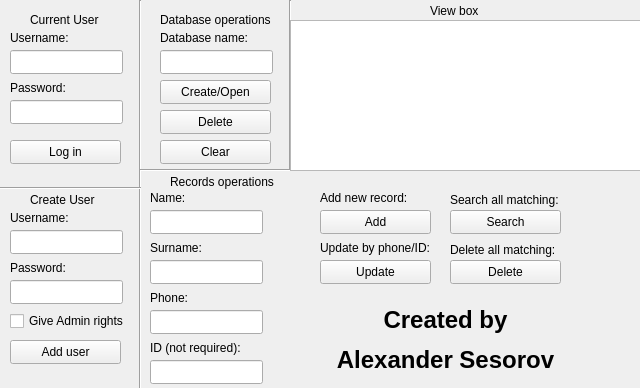
<?xml version="1.0" encoding="UTF-8"?>
<ui version="4.0">
 <class>PostgresGUIClass</class>
 <widget class="QMainWindow" name="PostgresGUIClass">
  <property name="geometry">
   <rect>
    <x>0</x>
    <y>0</y>
    <width>640</width>
    <height>388</height>
   </rect>
  </property>
  <property name="windowTitle">
   <string>PostgresGUI</string>
  </property>
  <widget class="QWidget" name="centralWidget">
   <widget class="QLineEdit" name="usernameLineEdit">
    <property name="geometry">
     <rect>
      <x>10</x>
      <y>50</y>
      <width>113</width>
      <height>24</height>
     </rect>
    </property>
   </widget>
   <widget class="Line" name="line">
    <property name="geometry">
     <rect>
      <x>130</x>
      <y>0</y>
      <width>21</width>
      <height>481</height>
     </rect>
    </property>
    <property name="orientation">
     <enum>Qt::Vertical</enum>
    </property>
   </widget>
   <widget class="QLabel" name="label">
    <property name="geometry">
     <rect>
      <x>10</x>
      <y>30</y>
      <width>111</width>
      <height>16</height>
     </rect>
    </property>
    <property name="text">
     <string>Username:</string>
    </property>
   </widget>
   <widget class="QLineEdit" name="passwordLineEdit">
    <property name="geometry">
     <rect>
      <x>10</x>
      <y>100</y>
      <width>113</width>
      <height>24</height>
     </rect>
    </property>
    <property name="text">
     <string/>
    </property>
   </widget>
   <widget class="QLabel" name="label_2">
    <property name="geometry">
     <rect>
      <x>10</x>
      <y>80</y>
      <width>111</width>
      <height>16</height>
     </rect>
    </property>
    <property name="text">
     <string>Password:</string>
    </property>
   </widget>
   <widget class="QPushButton" name="loginButton">
    <property name="geometry">
     <rect>
      <x>10</x>
      <y>140</y>
      <width>111</width>
      <height>24</height>
     </rect>
    </property>
    <property name="text">
     <string>Log in</string>
    </property>
   </widget>
   <widget class="Line" name="line_2">
    <property name="geometry">
     <rect>
      <x>0</x>
      <y>180</y>
      <width>141</width>
      <height>16</height>
     </rect>
    </property>
    <property name="orientation">
     <enum>Qt::Horizontal</enum>
    </property>
   </widget>
   <widget class="QLabel" name="label_3">
    <property name="geometry">
     <rect>
      <x>30</x>
      <y>10</y>
      <width>71</width>
      <height>20</height>
     </rect>
    </property>
    <property name="text">
     <string>Current User</string>
    </property>
   </widget>
   <widget class="QLabel" name="label_4">
    <property name="geometry">
     <rect>
      <x>10</x>
      <y>260</y>
      <width>111</width>
      <height>16</height>
     </rect>
    </property>
    <property name="text">
     <string>Password:</string>
    </property>
   </widget>
   <widget class="QLineEdit" name="newUsernameLineEdit">
    <property name="geometry">
     <rect>
      <x>10</x>
      <y>230</y>
      <width>113</width>
      <height>24</height>
     </rect>
    </property>
   </widget>
   <widget class="QLineEdit" name="newPasswordLineEdit">
    <property name="geometry">
     <rect>
      <x>10</x>
      <y>280</y>
      <width>113</width>
      <height>24</height>
     </rect>
    </property>
    <property name="text">
     <string/>
    </property>
   </widget>
   <widget class="QPushButton" name="addUserButton">
    <property name="geometry">
     <rect>
      <x>10</x>
      <y>340</y>
      <width>111</width>
      <height>24</height>
     </rect>
    </property>
    <property name="text">
     <string>Add user</string>
    </property>
   </widget>
   <widget class="QLabel" name="label_5">
    <property name="geometry">
     <rect>
      <x>10</x>
      <y>210</y>
      <width>111</width>
      <height>16</height>
     </rect>
    </property>
    <property name="text">
     <string>Username:</string>
    </property>
   </widget>
   <widget class="QLabel" name="label_6">
    <property name="geometry">
     <rect>
      <x>30</x>
      <y>190</y>
      <width>71</width>
      <height>20</height>
     </rect>
    </property>
    <property name="text">
     <string>Create User</string>
    </property>
   </widget>
   <widget class="QCheckBox" name="isAdminCheckBox">
    <property name="geometry">
     <rect>
      <x>10</x>
      <y>310</y>
      <width>121</width>
      <height>22</height>
     </rect>
    </property>
    <property name="text">
     <string>Give Admin rights</string>
    </property>
   </widget>
   <widget class="QLineEdit" name="databaseNameLineEdit">
    <property name="geometry">
     <rect>
      <x>160</x>
      <y>50</y>
      <width>113</width>
      <height>24</height>
     </rect>
    </property>
    <property name="text">
     <string/>
    </property>
   </widget>
   <widget class="QLabel" name="label_7">
    <property name="geometry">
     <rect>
      <x>160</x>
      <y>30</y>
      <width>111</width>
      <height>16</height>
     </rect>
    </property>
    <property name="text">
     <string>Database name:</string>
    </property>
   </widget>
   <widget class="QLabel" name="label_8">
    <property name="geometry">
     <rect>
      <x>160</x>
      <y>9</y>
      <width>111</width>
      <height>21</height>
     </rect>
    </property>
    <property name="text">
     <string>Database operations</string>
    </property>
   </widget>
   <widget class="QPushButton" name="createDatabaseButton">
    <property name="geometry">
     <rect>
      <x>160</x>
      <y>80</y>
      <width>111</width>
      <height>24</height>
     </rect>
    </property>
    <property name="text">
     <string>Create/Open</string>
    </property>
   </widget>
   <widget class="QPushButton" name="deleteDatabaseButton">
    <property name="geometry">
     <rect>
      <x>160</x>
      <y>110</y>
      <width>111</width>
      <height>24</height>
     </rect>
    </property>
    <property name="text">
     <string>Delete</string>
    </property>
   </widget>
   <widget class="QPushButton" name="clearDatabaseButton">
    <property name="geometry">
     <rect>
      <x>160</x>
      <y>140</y>
      <width>111</width>
      <height>24</height>
     </rect>
    </property>
    <property name="text">
     <string>Clear</string>
    </property>
   </widget>
   <widget class="Line" name="line_3">
    <property name="geometry">
     <rect>
      <x>280</x>
      <y>0</y>
      <width>21</width>
      <height>171</height>
     </rect>
    </property>
    <property name="orientation">
     <enum>Qt::Vertical</enum>
    </property>
   </widget>
   <widget class="QLabel" name="label_9">
    <property name="geometry">
     <rect>
      <x>170</x>
      <y>166</y>
      <width>131</width>
      <height>31</height>
     </rect>
    </property>
    <property name="text">
     <string>Records operations</string>
    </property>
   </widget>
   <widget class="Line" name="line_4">
    <property name="geometry">
     <rect>
      <x>140</x>
      <y>160</y>
      <width>501</width>
      <height>21</height>
     </rect>
    </property>
    <property name="orientation">
     <enum>Qt::Horizontal</enum>
    </property>
   </widget>
   <widget class="QLineEdit" name="nameLineEdit">
    <property name="geometry">
     <rect>
      <x>150</x>
      <y>210</y>
      <width>113</width>
      <height>24</height>
     </rect>
    </property>
    <property name="text">
     <string/>
    </property>
   </widget>
   <widget class="QLabel" name="label_11">
    <property name="geometry">
     <rect>
      <x>150</x>
      <y>190</y>
      <width>111</width>
      <height>16</height>
     </rect>
    </property>
    <property name="text">
     <string>Name:</string>
    </property>
   </widget>
   <widget class="QLineEdit" name="phoneLineEdit">
    <property name="geometry">
     <rect>
      <x>150</x>
      <y>310</y>
      <width>113</width>
      <height>24</height>
     </rect>
    </property>
    <property name="text">
     <string/>
    </property>
   </widget>
   <widget class="QLabel" name="label_12">
    <property name="geometry">
     <rect>
      <x>150</x>
      <y>290</y>
      <width>111</width>
      <height>16</height>
     </rect>
    </property>
    <property name="text">
     <string>Phone:</string>
    </property>
   </widget>
   <widget class="QPushButton" name="addRecordButton">
    <property name="geometry">
     <rect>
      <x>320</x>
      <y>210</y>
      <width>111</width>
      <height>24</height>
     </rect>
    </property>
    <property name="text">
     <string>Add</string>
    </property>
   </widget>
   <widget class="QLineEdit" name="idLineEdit">
    <property name="geometry">
     <rect>
      <x>150</x>
      <y>360</y>
      <width>113</width>
      <height>24</height>
     </rect>
    </property>
    <property name="text">
     <string/>
    </property>
   </widget>
   <widget class="QLabel" name="label_13">
    <property name="geometry">
     <rect>
      <x>150</x>
      <y>340</y>
      <width>111</width>
      <height>16</height>
     </rect>
    </property>
    <property name="text">
     <string>ID (not required):</string>
    </property>
   </widget>
   <widget class="QPushButton" name="updateRecordButton">
    <property name="geometry">
     <rect>
      <x>320</x>
      <y>260</y>
      <width>111</width>
      <height>24</height>
     </rect>
    </property>
    <property name="text">
     <string>Update</string>
    </property>
   </widget>
   <widget class="QLineEdit" name="surnameLineEdit">
    <property name="geometry">
     <rect>
      <x>150</x>
      <y>260</y>
      <width>113</width>
      <height>24</height>
     </rect>
    </property>
    <property name="text">
     <string/>
    </property>
   </widget>
   <widget class="QLabel" name="label_14">
    <property name="geometry">
     <rect>
      <x>150</x>
      <y>240</y>
      <width>111</width>
      <height>16</height>
     </rect>
    </property>
    <property name="text">
     <string>Surname:</string>
    </property>
   </widget>
   <widget class="QLabel" name="label_15">
    <property name="geometry">
     <rect>
      <x>420</x>
      <y>10</y>
      <width>71</width>
      <height>20</height>
     </rect>
    </property>
    <property name="text">
     <string/>
    </property>
   </widget>
   <widget class="QPushButton" name="deleteRecordButton">
    <property name="geometry">
     <rect>
      <x>450</x>
      <y>260</y>
      <width>111</width>
      <height>24</height>
     </rect>
    </property>
    <property name="text">
     <string>Delete</string>
    </property>
   </widget>
   <widget class="QLabel" name="label_16">
    <property name="geometry">
     <rect>
      <x>430</x>
      <y>0</y>
      <width>111</width>
      <height>21</height>
     </rect>
    </property>
    <property name="text">
     <string>View box</string>
    </property>
   </widget>
   <widget class="QLabel" name="label_17">
    <property name="geometry">
     <rect>
      <x>320</x>
      <y>190</y>
      <width>91</width>
      <height>16</height>
     </rect>
    </property>
    <property name="text">
     <string>Add new record:</string>
    </property>
   </widget>
   <widget class="QLabel" name="label_18">
    <property name="geometry">
     <rect>
      <x>320</x>
      <y>240</y>
      <width>121</width>
      <height>16</height>
     </rect>
    </property>
    <property name="text">
     <string>Update by phone/ID:</string>
    </property>
   </widget>
   <widget class="QLabel" name="label_19">
    <property name="geometry">
     <rect>
      <x>450</x>
      <y>240</y>
      <width>121</width>
      <height>20</height>
     </rect>
    </property>
    <property name="text">
     <string>Delete all matching:</string>
    </property>
   </widget>
   <widget class="QTableView" name="tableView">
    <property name="geometry">
     <rect>
      <x>290</x>
      <y>20</y>
      <width>351</width>
      <height>151</height>
     </rect>
    </property>
   </widget>
   <widget class="QLabel" name="label_20">
    <property name="geometry">
     <rect>
      <x>450</x>
      <y>190</y>
      <width>121</width>
      <height>20</height>
     </rect>
    </property>
    <property name="text">
     <string>Search all matching:</string>
    </property>
   </widget>
   <widget class="QPushButton" name="searchRecordButton">
    <property name="geometry">
     <rect>
      <x>450</x>
      <y>210</y>
      <width>111</width>
      <height>24</height>
     </rect>
    </property>
    <property name="text">
     <string>Search</string>
    </property>
   </widget>
   <widget class="QLabel" name="label_10">
    <property name="geometry">
     <rect>
      <x>280</x>
      <y>300</y>
      <width>331</width>
      <height>81</height>
     </rect>
    </property>
    <property name="text">
     <string>&lt;html&gt;&lt;head/&gt;&lt;body&gt;&lt;p align=&quot;center&quot;&gt;&lt;span style=&quot; font-size:18pt; font-weight:700;&quot;&gt;Created by&lt;/span&gt;&lt;/p&gt;&lt;p align=&quot;center&quot;&gt;&lt;span style=&quot; font-size:18pt; font-weight:700;&quot;&gt;Alexander Sesorov&lt;/span&gt;&lt;/p&gt;&lt;/body&gt;&lt;/html&gt;</string>
    </property>
   </widget>
  </widget>
 </widget>
 <layoutdefault spacing="6" margin="11"/>
 <resources>
  <include location="PostgresGUI.qrc"/>
 </resources>
 <connections>
  <connection>
   <sender>loginButton</sender>
   <signal>clicked()</signal>
   <receiver>PostgresGUIClass</receiver>
   <slot>login()</slot>
   <hints>
    <hint type="sourcelabel">
     <x>65</x>
     <y>151</y>
    </hint>
    <hint type="destinationlabel">
     <x>319</x>
     <y>193</y>
    </hint>
   </hints>
  </connection>
  <connection>
   <sender>addUserButton</sender>
   <signal>clicked()</signal>
   <receiver>PostgresGUIClass</receiver>
   <slot>addUser()</slot>
   <hints>
    <hint type="sourcelabel">
     <x>62</x>
     <y>353</y>
    </hint>
    <hint type="destinationlabel">
     <x>366</x>
     <y>11</y>
    </hint>
   </hints>
  </connection>
  <connection>
   <sender>createDatabaseButton</sender>
   <signal>clicked()</signal>
   <receiver>PostgresGUIClass</receiver>
   <slot>addDatabase()</slot>
   <hints>
    <hint type="sourcelabel">
     <x>225</x>
     <y>91</y>
    </hint>
    <hint type="destinationlabel">
     <x>345</x>
     <y>6</y>
    </hint>
   </hints>
  </connection>
  <connection>
   <sender>deleteDatabaseButton</sender>
   <signal>clicked()</signal>
   <receiver>PostgresGUIClass</receiver>
   <slot>dropDatabase()</slot>
   <hints>
    <hint type="sourcelabel">
     <x>257</x>
     <y>124</y>
    </hint>
    <hint type="destinationlabel">
     <x>380</x>
     <y>7</y>
    </hint>
   </hints>
  </connection>
  <connection>
   <sender>addRecordButton</sender>
   <signal>clicked()</signal>
   <receiver>PostgresGUIClass</receiver>
   <slot>addRecord()</slot>
   <hints>
    <hint type="sourcelabel">
     <x>373</x>
     <y>222</y>
    </hint>
    <hint type="destinationlabel">
     <x>402</x>
     <y>1</y>
    </hint>
   </hints>
  </connection>
  <connection>
   <sender>searchRecordButton</sender>
   <signal>clicked()</signal>
   <receiver>PostgresGUIClass</receiver>
   <slot>search()</slot>
   <hints>
    <hint type="sourcelabel">
     <x>492</x>
     <y>219</y>
    </hint>
    <hint type="destinationlabel">
     <x>419</x>
     <y>13</y>
    </hint>
   </hints>
  </connection>
 </connections>
 <slots>
  <slot>login()</slot>
  <slot>addUser()</slot>
  <slot>addDatabase()</slot>
  <slot>dropDatabase()</slot>
  <slot>addRecord()</slot>
  <slot>search()</slot>
 </slots>
</ui>
